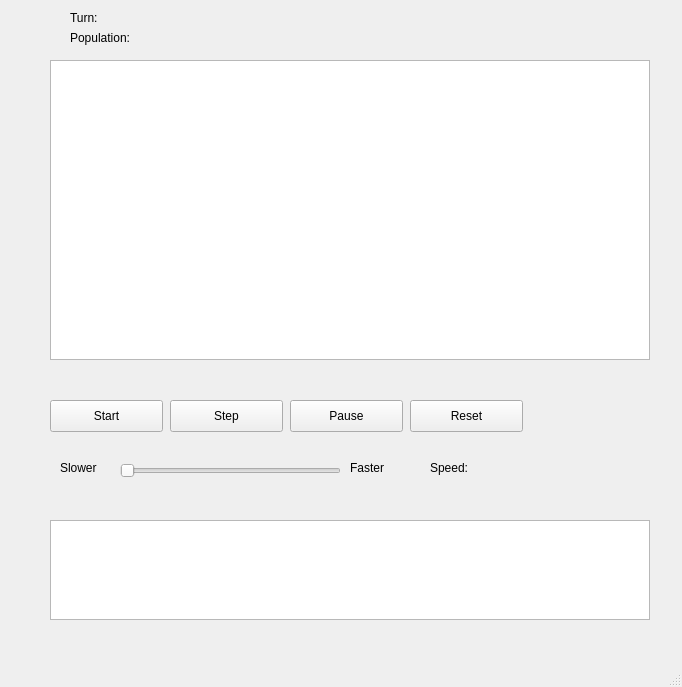
<?xml version="1.0" encoding="UTF-8"?>
<ui version="4.0">
 <class>MainWindow</class>
 <widget class="QMainWindow" name="MainWindow">
  <property name="geometry">
   <rect>
    <x>0</x>
    <y>0</y>
    <width>682</width>
    <height>687</height>
   </rect>
  </property>
  <property name="windowTitle">
   <string>MainWindow</string>
  </property>
  <widget class="QWidget" name="centralwidget">
   <widget class="QGraphicsView" name="MainPlot">
    <property name="geometry">
     <rect>
      <x>50</x>
      <y>60</y>
      <width>600</width>
      <height>300</height>
     </rect>
    </property>
    <property name="verticalScrollBarPolicy">
     <enum>Qt::ScrollBarAlwaysOff</enum>
    </property>
    <property name="horizontalScrollBarPolicy">
     <enum>Qt::ScrollBarAlwaysOff</enum>
    </property>
    <property name="sizeAdjustPolicy">
     <enum>QAbstractScrollArea::AdjustToContents</enum>
    </property>
   </widget>
   <widget class="QPushButton" name="startButton">
    <property name="geometry">
     <rect>
      <x>50</x>
      <y>400</y>
      <width>113</width>
      <height>32</height>
     </rect>
    </property>
    <property name="text">
     <string>Start</string>
    </property>
   </widget>
   <widget class="QPushButton" name="stepButton">
    <property name="geometry">
     <rect>
      <x>170</x>
      <y>400</y>
      <width>113</width>
      <height>32</height>
     </rect>
    </property>
    <property name="text">
     <string>Step</string>
    </property>
   </widget>
   <widget class="QPushButton" name="pauseButton">
    <property name="geometry">
     <rect>
      <x>290</x>
      <y>400</y>
      <width>113</width>
      <height>32</height>
     </rect>
    </property>
    <property name="text">
     <string>Pause</string>
    </property>
   </widget>
   <widget class="QPushButton" name="resetButton">
    <property name="geometry">
     <rect>
      <x>410</x>
      <y>400</y>
      <width>113</width>
      <height>32</height>
     </rect>
    </property>
    <property name="text">
     <string>Reset</string>
    </property>
   </widget>
   <widget class="QLabel" name="label">
    <property name="geometry">
     <rect>
      <x>70</x>
      <y>10</y>
      <width>121</width>
      <height>16</height>
     </rect>
    </property>
    <property name="text">
     <string>Turn:</string>
    </property>
   </widget>
   <widget class="QLabel" name="label_2">
    <property name="geometry">
     <rect>
      <x>70</x>
      <y>30</y>
      <width>171</width>
      <height>16</height>
     </rect>
    </property>
    <property name="text">
     <string>Population:</string>
    </property>
   </widget>
   <widget class="QGraphicsView" name="MainPlot_2">
    <property name="geometry">
     <rect>
      <x>50</x>
      <y>520</y>
      <width>600</width>
      <height>100</height>
     </rect>
    </property>
    <property name="verticalScrollBarPolicy">
     <enum>Qt::ScrollBarAlwaysOff</enum>
    </property>
    <property name="horizontalScrollBarPolicy">
     <enum>Qt::ScrollBarAlwaysOff</enum>
    </property>
    <property name="sizeAdjustPolicy">
     <enum>QAbstractScrollArea::AdjustToContents</enum>
    </property>
   </widget>
   <widget class="QSlider" name="horizontalSlider">
    <property name="geometry">
     <rect>
      <x>120</x>
      <y>460</y>
      <width>221</width>
      <height>22</height>
     </rect>
    </property>
    <property name="minimum">
     <number>1</number>
    </property>
    <property name="maximum">
     <number>150</number>
    </property>
    <property name="orientation">
     <enum>Qt::Horizontal</enum>
    </property>
   </widget>
   <widget class="QLabel" name="label_3">
    <property name="geometry">
     <rect>
      <x>60</x>
      <y>460</y>
      <width>59</width>
      <height>16</height>
     </rect>
    </property>
    <property name="text">
     <string>Slower</string>
    </property>
   </widget>
   <widget class="QLabel" name="label_4">
    <property name="geometry">
     <rect>
      <x>350</x>
      <y>460</y>
      <width>59</width>
      <height>16</height>
     </rect>
    </property>
    <property name="text">
     <string>Faster</string>
    </property>
   </widget>
   <widget class="QLabel" name="label_5">
    <property name="geometry">
     <rect>
      <x>430</x>
      <y>460</y>
      <width>101</width>
      <height>16</height>
     </rect>
    </property>
    <property name="text">
     <string>Speed:</string>
    </property>
   </widget>
  </widget>
  <widget class="QMenuBar" name="menubar">
   <property name="geometry">
    <rect>
     <x>0</x>
     <y>0</y>
     <width>682</width>
     <height>22</height>
    </rect>
   </property>
  </widget>
  <widget class="QStatusBar" name="statusbar"/>
 </widget>
 <resources/>
 <connections/>
</ui>
